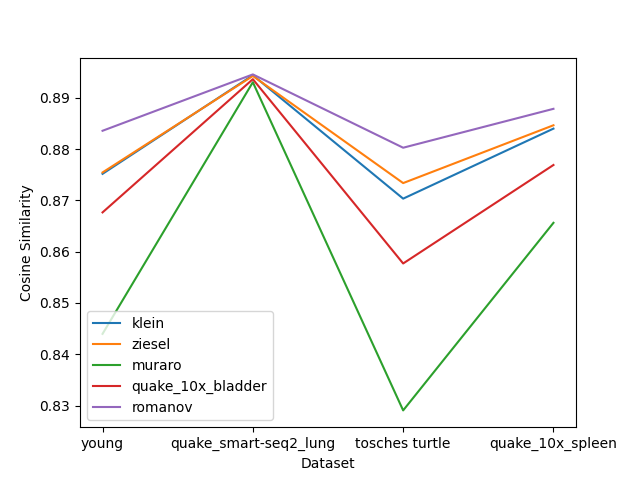

The script that drew this image:
import numpy as np
import pandas as pd
import math
import os
import matplotlib.pyplot as plt
import seaborn as sns
from tqdm import tqdm
import numpy as np
import torch
from torchdyn.core import NeuralODE
from src.data.single_cell_datamodule import SingleCellDataModule

from src.models.cfm_module import CFMLitModule
from src.models.components.transformer_encoder import TransformerAutoencoder
from pathlib import Path


def sample_dataset_task(dataset_name,
                        task_name,
                        ckpt_dataset_name,
                        ckpt_task_name):


    ckpt_path = fr"logs/train/runs/{ckpt_dataset_name}/{ckpt_task_name}/checkpoints/"

    for fname in os.listdir(ckpt_path):
        if "last" not in fname:
            ckpt_path = os.path.join(ckpt_path, fname)
            break
    #print the lastname of the ckpt file
    print(ckpt_path)

    model = CFMLitModule.load_from_checkpoint(ckpt_path,
                                            net=TransformerAutoencoder(input_dim=2048,
                                                                       embed_dim=128,
                                                                       time_dim=32,
                                                                       num_layers=1,
                                                                       n_heads=1,
                                                                       output_dim=2048,
                                                                       dropout=0.1))

    dm = SingleCellDataModule(data_dir=r"D:\Nishant\cfm_impute\flow-matching-single cell\data",
                            batch_size=4096,
                            name=dataset_name,
                            task=task_name)

    test_dl = dm.test_dataloader()
    model.eval()

    true_list = []
    corrupted_list = []
    imputed_list = []
    device = torch.device("cuda" if torch.cuda.is_available() else "cpu")
    model = model.to(device)

    with torch.no_grad():
        for batch in tqdm(test_dl):
            x0, x1 = model.preprocess_batch(batch)
            x0 = x0.to(device)
            x1 = x1.to(device)
            node = NeuralODE(
                model.net, solver="dopri5", sensitivity="adjoint", atol=1e-4, rtol=1e-4
            )
            node = node.to(device)
            with torch.no_grad():
                traj = node.trajectory(
                    x0,
                    t_span=torch.linspace(0, 1, 100, device=device),
                )

            tr = traj[-1].detach().cpu().numpy()
            x0 = x0.detach().cpu().numpy()
            x1 = x1.detach().cpu().numpy()
            true_list.append(x1)
            corrupted_list.append(x0)
            imputed_list.append(tr)

    true = np.concatenate(true_list, axis=0)
    corrupted = np.concatenate(corrupted_list, axis=0)
    imputed = np.concatenate(imputed_list, axis=0)

    imputed[imputed < 0.1] = 0

    #calculate rmse
    cs_l = []
    for i in range(len(imputed)):
        cs = cos_sim(true[i], imputed[i])
        cs_l.append(cs)

    #averege cosine similarity
    cs = np.mean(np.array(cs_l))

    return cs

def cos_sim(a, b):

    z = np.dot(a, b)
    x = np.linalg.norm(a)
    y = np.linalg.norm(b)
    return z/(x*y)

if __name__ == "__main__":

    os.chdir("../")

    ckpt_dataset_name = ["klein","ziesel",
                         'muraro', 'quake_10x_bladder', 'romanov',
                         ]
    ckpt_task_name = "zero_two_dropout"
    task_name = 'zero_two_dropout'
    dataset_name = [ "young",
                     "quake_smart-seq2_lung",
                     "tosches turtle",
                     "quake_10x_spleen",]

    r_list = []
    for ckpt_dnmae in ckpt_dataset_name:
        c_list = []
        for name in dataset_name:

            rmse = sample_dataset_task(name,
                                task_name,
                                ckpt_dnmae,
                                ckpt_task_name
                                )

            print(rmse)

            c_list.append(rmse)

        r_list.append(c_list)


    #plot the lists in r_list as lineplots with x axis as dataset_name and y axis as rmse

    for i in range(len(r_list)):
        plt.plot(dataset_name,r_list[i],label=ckpt_dataset_name[i])

    plt.xlabel("Dataset")
    plt.ylabel("Cosine Similarity")
    plt.legend()
    plt.show()
